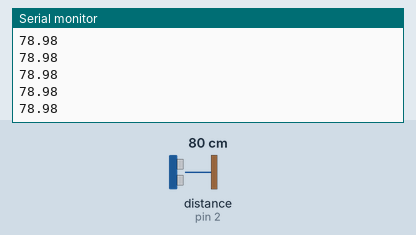
Simulated run of this sketch. Board: Arduino Uno, built with avr-gcc and run on an emulated ATmega328P. On the bench: the last lines printed to the serial monitor. Wiring (inferred from the names in the program): ultrasonic range finder: trigger pin 3; echo pin 2. The test bench sets the inputs (shaded band); at power-on: distance to the obstacle (sensor on pin 2) 80 cm. The echo pulse lasts 58.3 µs per cm.

Above: at 1.2 s.
1.3 s: distance to the obstacle (sensor on pin 2) set to 2 cm
At 1.61 s:
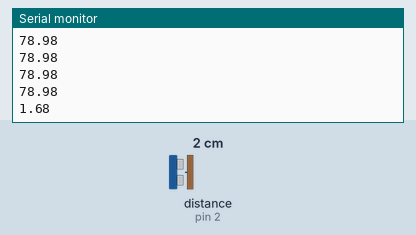
2.8 s: distance to the obstacle (sensor on pin 2) set to 4 cm
At 2.83 s:
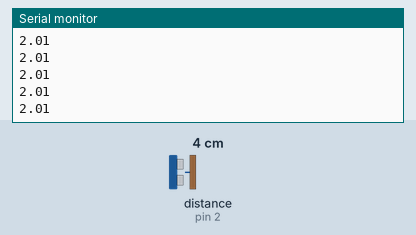
Timing chart, 0 to 5.8 s (numbered marks = the images above; inputs shaded):
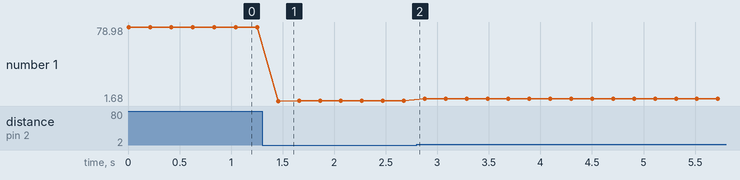

Measured:
- after the input at 1.3 s, the serial monitor: prints a new line after 0.16 s (image 1)
- plotted number 1: 78.98 → 2.01 after the input at 1.3 s, 2.01 → 4 after the input at 2.8 s

The sketch:

UltrasonicSensor.ino
```cpp
#include <SoftwareSerial.h>     // 소프트웨어 시리얼 통신 라이브러리 호출

SoftwareSerial BTSerial(7, 8);  // 소프트웨어 시리얼포트 (TX, RX)

#define TRIG 3  // TRIG 핀 설정 초음파 보내는 핀
#define ECHO 2  // ECHO 핀 설정 초음파 받는 핀

void setup()
{
  Serial.begin(9600);   // 컴퓨터와의 시리얼 통신 초기화
  BTSerial.begin(38400); // 블루투스 모듈과의 시리얼 통신 초기화

  pinMode(TRIG, OUTPUT);
  pinMode(ECHO, INPUT);
}

void loop()
{
  float duration, distance;
  digitalWrite(TRIG, HIGH);
  delayMicroseconds(10);
  digitalWrite(TRIG, LOW);

  duration = pulseIn(ECHO, HIGH);             // ECHO 핀이 HIGH를 유지한 시간을 저장
  distance = ((float)(340*duration)/10000)/2; // ECHO 핀이 HIGH였을 때 초음파가 나갔다가 돌아온 시간을 가지고 거리 계산

  Serial.println(distance);                   // cm단위
  BTSerial.println(distance);

  delay(200);
}
```
